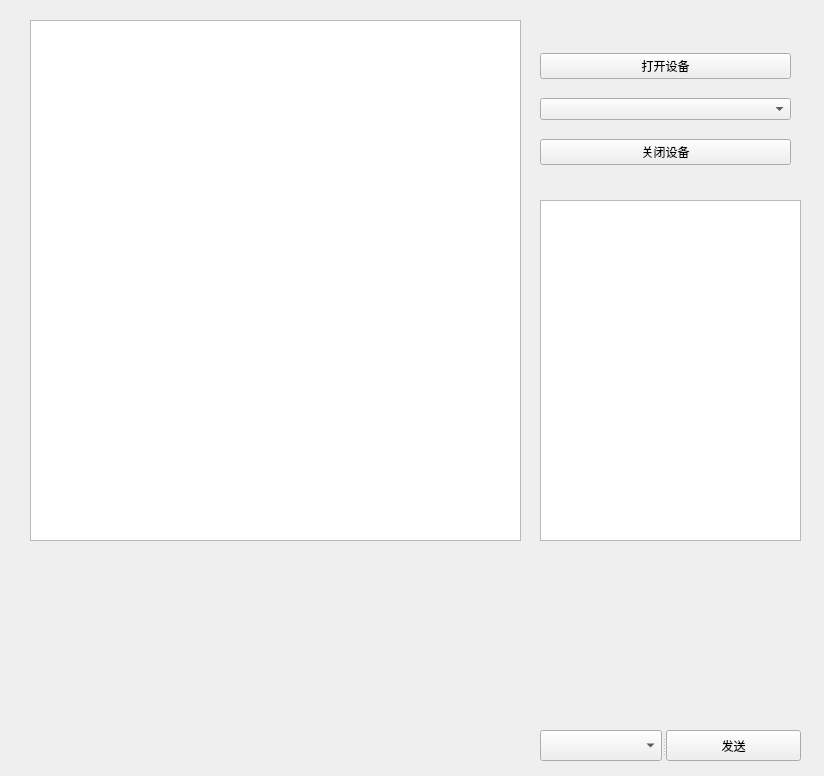
<?xml version="1.0" encoding="UTF-8"?>
<ui version="4.0">
 <class>CanForm</class>
 <widget class="QWidget" name="CanForm">
  <property name="geometry">
   <rect>
    <x>0</x>
    <y>0</y>
    <width>824</width>
    <height>776</height>
   </rect>
  </property>
  <property name="windowTitle">
   <string>Form</string>
  </property>
  <widget class="QTextEdit" name="textEdit_Recv">
   <property name="geometry">
    <rect>
     <x>30</x>
     <y>20</y>
     <width>491</width>
     <height>521</height>
    </rect>
   </property>
  </widget>
  <widget class="QTextEdit" name="textEdit_Info">
   <property name="geometry">
    <rect>
     <x>540</x>
     <y>200</y>
     <width>261</width>
     <height>341</height>
    </rect>
   </property>
  </widget>
  <widget class="QSplitter" name="splitter_2">
   <property name="geometry">
    <rect>
     <x>540</x>
     <y>730</y>
     <width>261</width>
     <height>31</height>
    </rect>
   </property>
   <property name="orientation">
    <enum>Qt::Horizontal</enum>
   </property>
   <widget class="QComboBox" name="comboBox_Ycyk"/>
   <widget class="QPushButton" name="pushButton_Send">
    <property name="text">
     <string>发送</string>
    </property>
   </widget>
  </widget>
  <widget class="QWidget" name="">
   <property name="geometry">
    <rect>
     <x>540</x>
     <y>40</y>
     <width>251</width>
     <height>141</height>
    </rect>
   </property>
   <layout class="QVBoxLayout" name="verticalLayout">
    <item>
     <widget class="QPushButton" name="pushButton_Open">
      <property name="text">
       <string>打开设备</string>
      </property>
     </widget>
    </item>
    <item>
     <widget class="QComboBox" name="comboBox_Type"/>
    </item>
    <item>
     <widget class="QPushButton" name="pushButton_Close">
      <property name="text">
       <string>关闭设备</string>
      </property>
     </widget>
    </item>
   </layout>
  </widget>
 </widget>
 <resources/>
 <connections/>
</ui>
